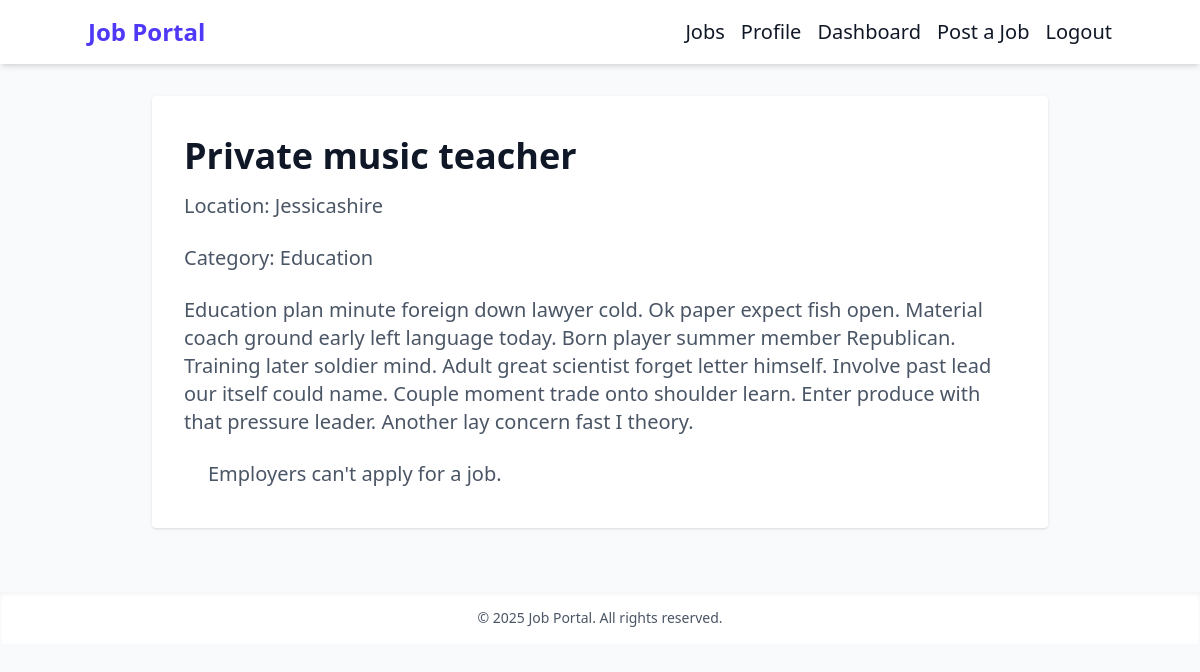
Screenshot of /jobs/4/ (signed in) with the database file from the repository.
### jobs/models.py (models this page shows, shortened)
class Job(models.Model):
    employer = models.ForeignKey(settings.AUTH_USER_MODEL, on_delete=models.CASCADE)
    title = models.CharField(max_length=200)
    company = models.CharField(max_length=200)
    location = models.CharField(max_length=200)
    description = models.TextField()
    posted_at = models.DateTimeField(auto_now_add=True)
    category = models.ForeignKey(Category, on_delete=models.CASCADE)

class Category(models.Model):
    name = models.CharField(max_length=100, unique=True)
    def __str__(self):
        return self.name

### jobs/views.py (the view)
# urls.py: path('<int:job_id>/', views.job_detail, name='job_detail'),
@login_required
def job_detail(request, job_id):
    job = get_object_or_404(Job, id=job_id)
    can_apply = request.user.role == 'job_seeker'
    if request.method == 'POST' and can_apply:
        form = ApplicationForm(request.POST, request.FILES)
        if form.is_valid():
            application = form.save(commit=False)
            application.user = request.user
            application.job = job
            application.save()
            messages.success(request, 'You have successfully applied!')
            return redirect('job_detail', job_id=job.id)
    else:
        form = ApplicationForm()
    context = {
        'job': job,
        'form': form,
        'can_apply': can_apply
    }
    return render(request, 'jobs/job_detail.html', context)

### templates/jobs/job_detail.html (shortened to what this page needs)
{% extends 'base.html' %}
{% block content %}
<div class="max-w-4xl mx-auto bg-white rounded shadow p-8 space-y-6">
    <h2 class="text-4xl font-semibold mt-2 mb-4">{{ job.title }}</h2>
    <p class="text-xl text-gray-600 mt-4"><span class="font-medium">Location: </span>{{ job.location }}</p>
    <p class="text-xl text-gray-600 mt-4"><span class="font-medium">Category: </span>{{ job.category }}</p>
    <p class="text-xl text-gray-600 mt-4 mb-4">{{ job.description }}</p>
    {% if user.is_authenticated and user.role == 'job_seeker' %}
     <div class="flex justify-center">
        <a href="#" class="bg-indigo-600 text-xl text-white px-6 py-2 mt-6 mb-6 rounded hover:bg-indigo-700 transition">
        Apply Now
        </a>
    {% else %}
        <p class="text-xl text-gray-600 px-6 py-2">Employers can't apply for a job. </p>
    {% endif%}
</div>
{% endblock %}

### rows the page displays
Job: title "Private music teacher", location "Jessicashire", category "Education", description "Education plan minute foreign down lawyer cold. Ok paper expect fish open. Material coach ground early left language today. Born player summer member Republican. Training later soldier mind. Adult great scientist forget letter himself. Involve past lead our itself could name. Couple moment trade onto shoulder learn. Enter produce with that pressure leader. Another lay concern fast I theory."
